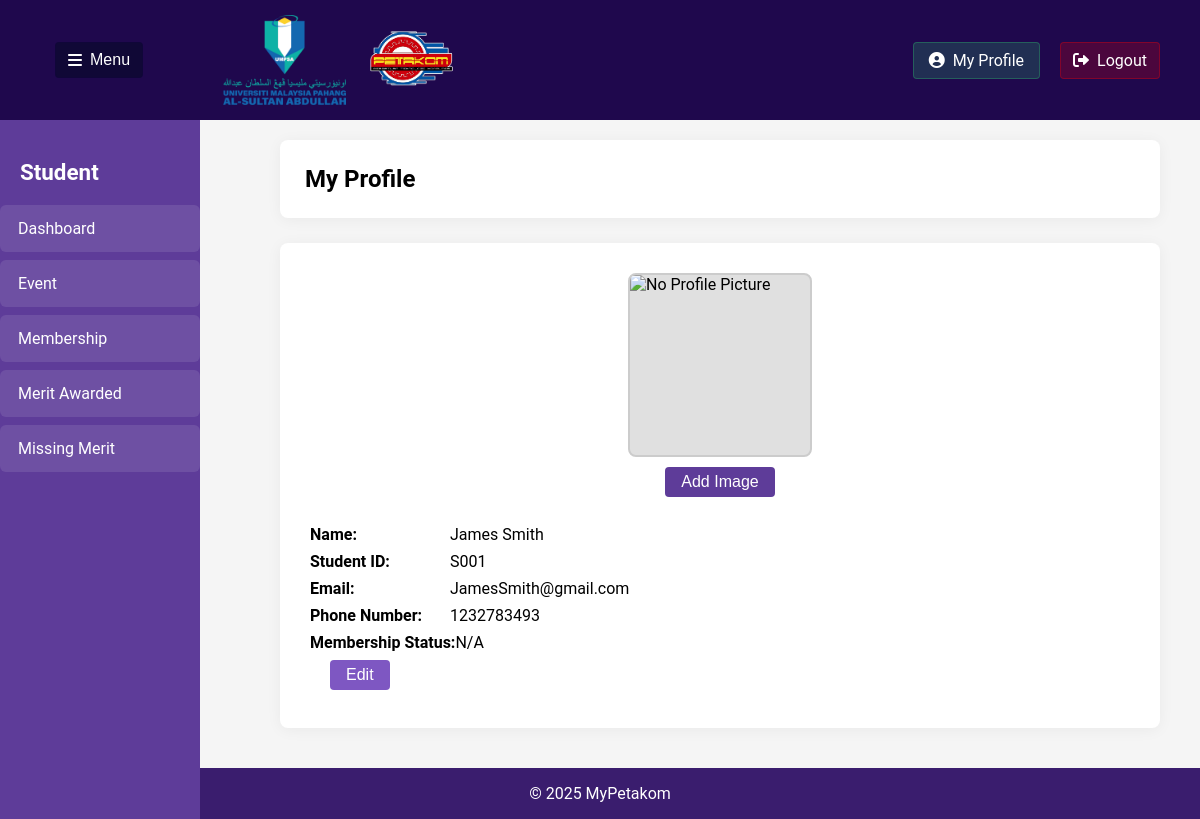
Page /StudentProfile.php (signed in) on the committed database.
### tables this page shows
CREATE TABLE `student` (
  `StudentID` varchar(10) NOT NULL,
  `StudentName` varchar(50) NOT NULL,
  `StudentContact` int(11) NOT NULL,
  `StudentEmail` varchar(100) NOT NULL,
  `StudentPic` mediumblob NOT NULL,
  `StudentPassword` varchar(255) NOT NULL
);

### StudentProfile.php (the view, shortened to what this page needs)
<?php
$conn = new mysqli("localhost", "root", "", "mypetakom");
$student_id = $_SESSION['user_id'];
$query = "SELECT * FROM student WHERE StudentID = ?";
$stmt = $conn->prepare($query);
$stmt->bind_param("s", $student_id);
$stmt->execute();
$result = $stmt->get_result();
$student = $result->fetch_assoc();
$membership_status = "N/A";
?>
<!DOCTYPE html>
<html>
<head>
    <link rel="stylesheet" href="https://cdnjs.cloudflare.com/ajax/libs/font-awesome/6.0.0/css/all.min.css">
</head>
<body>
    <header class="header">
        <div class="header-left">
            <button class="togglebutton" id="togglebutton">
                <i class="fas fa-bars"></i>Menu
            </button>
            <div class="Logo">
                <img src="image/UMPSALogo.png" alt="LogoUMP">
                <img src="image/PetakomLogo.png" alt="LogoPetakom">
            </div>
        </div>
        <div class="header-right">
            <a href="StudentProfile.php" class="profilebutton">
                <i class="fas fa-user-circle"></i> My Profile
            </a>
            <a href="logout.php" class="logoutbutton" onclick="return confirm('Are you sure you want to log out?');">
                <i class="fas fa-sign-out-alt"></i> Logout
            </a>
        </div>
    </header>
    <nav class="sidebar" id="sidebar">
        <h2 class="sidebartitle">Student</h2>
        <ul class="menuitems">
            <li><a href="StudentDashboard.php" class="menuitem"><span>Dashboard</span></a></li>
            <li><a href="StudEvent.php" class="menuitem"><span>Event</span></a></li>
            <li><a href="Membership.php" class="menuitem"><span>Membership</span></a></li>
            <li><a href="MeritAwarded.php" class="menuitem"><span>Merit Awarded</span></a></li>
            <li><a href="MissingMerit.php" class="menuitem"><span>Missing Merit</span></a></li>
        </ul>
    </nav>
    <div class="maincontent" id="maincontent">
        <div class="content">
            <h1>My Profile</h1>
        </div>
        <div class="seccontent">
            <div class="card-top">
                <?php if (!empty($student['StudentPic'])): ?>
                    <img class="thumb" src="view_student_pic.php?id=<?php echo urlencode($student['StudentID']); ?>" alt="Student Picture" />
                    <button type="button" class="edit-pic-btn" id="showEditPicFormBtn">Edit Picture</button>
                    <form method="POST" action="" enctype="multipart/form-data" id="editPicForm" class="pic-upload-form hidden">
                        <input type="file" name="student_pic" accept="image/*" required style="margin-bottom:8px;">
                        <button type="submit" name="upload_pic" class="add-pic-btn">Upload</button>
                        <div class="pic-upload-buttons">
                            <button type="button" class="cancel-btn" id="cancelEditPicBtn" style="margin-top:8px;">Cancel</button>
                            <button type="submit" name="delete_pic" class="del-pic-btn" style="margin-top:8px;" onclick="return confirm('Are you sure you want to delete your profile picture?');">Delete Picture</button>
                        </div>
                    </form>
                <?php else: ?>
                    <img class="thumb" src="image/no-profile.png" alt="No Profile Picture" />
                    <button type="button" class="add-pic-btn" id="showAddPicFormBtn">Add Image</button>
                <?php endif; ?>
            </div>
            <form id="profileForm" method="POST" action="">
                <div class="info-row">
                    <div class="info-label">Name:</div>
                    <div><?php echo htmlspecialchars($student['StudentName']); ?></div>
                </div>
                <div class="info-row">
                    <div class="info-label">Student ID:</div>
                    <div><?php echo htmlspecialchars($student['StudentID']); ?></div>
                </div>
                <div class="info-row">
                    <div class="info-label">Email:</div>
                    <div id="email-view"><?php echo htmlspecialchars($student['StudentEmail']); ?></div>
                </div>
                <div class="info-row">
                    <div class="info-label">Phone Number:</div>
                    <div id="phone-view"><?php echo htmlspecialchars($student['StudentContact']); ?></div>
                </div>
                <div class="info-row">
                    <div class="info-label">Membership Status:</div>
                    <div><?php echo htmlspecialchars($membership_status); ?></div>
                </div>
                <div class="info-row" id="edit-row">
                    <button type="button" class="edit-btn" id="editBtn">Edit</button>
                </div>
            </form>
        </div>
    </div>
    <div class="footer">
        <footer>
            <center><p>&copy; 2025 MyPetakom</p></center>
        </footer>
    </div>
</body>
</html>

### StudentProfile.php (style rules this page uses)
body { background-color: #f5f5f5; font-family: 'Roboto', sans-serif; margin: 0; padding: 0; display: flex; flex-direction: column; min-height: 100vh; }
.header { background-color:rgb(31, 8, 77); display: flex; justify-content: space-between; align-items: center; padding: 0 20px; position: fixed; width: 100%; box-sizing: border-box; height: 120px; }
.header-left { display: flex; align-items: center; gap: 20px; padding: 0 35px; }
.header-right { display: flex; align-items: center; gap: 20px; padding-right: 20px; }
.Logo { display: flex; gap: 20px; align-items: center; padding: 0 60px; }
.Logo img { height: 90px; width: auto; }
.sidebar { width: 200px; background-color: #5e3c99;; color: white; position: fixed; top: 120px; left: 0; bottom: 0; padding: 20px 0; box-sizing: border-box; transition: transform 0.3s ease; }
.sidebartitle { color: white; font-size: 1.4rem; margin-bottom: 20px; padding: 0 20px; }
.menuitems { display: flex; flex-direction: column; gap: 8px; padding: 0; margin: 0; list-style: none; }
.menuitem { background-color: rgba(255, 255, 255, 0.1); border-radius: 6px; padding: 14px 18px; color: white; cursor: pointer; transition: all 0.2s; display: flex; align-items: center; gap: 12px; }
.menuitems a { text-decoration: none; color: inherit; }
.togglebutton { background-color:rgb(16, 8, 54); color: white; border: 1px solid rgba(18, 1, 63, 0.3); padding: 8px 12px; border-radius: 4px; cursor: pointer; font-size: 1rem; display: flex; align-items: center; gap: 8px; }
.logoutbutton { background-color: rgba(255, 0, 0, 0.2); color: white; border: 1px solid rgba(255, 0, 0, 0.3); padding: 8px 12px; border-radius: 4px; cursor: pointer; font-size: 1rem; display: flex; align-items: center; gap: 8px; text-decoration: none; }
.profilebutton { background-color: rgba(46, 204, 113, 0.2); color: white; border: 1px solid rgba(46, 204, 113, 0.3); padding: 8px 15px; border-radius: 4px; cursor: pointer; font-size: 1rem; display: flex; align-items: center; gap: 8px; transition: all 0.2s; text-decoration: none; }
.maincontent { margin-left: 240px; margin-top: 100px; padding: 40px; flex: 1; box-sizing: border-box; transition: margin-left 0.3s ease; }
.content { background-color: white; padding: 25px; border-radius: 8px; margin-bottom: 25px; box-shadow: 0 2px 15px rgba(0,0,0,0.05); }
.content h1 { font-size: 1.5rem; margin: 0; color: black; font-weight: 600; }
.seccontent { background-color: white; padding: 30px; border-radius: 8px; box-shadow: 0 2px 15px rgba(0,0,0,0.05); }
.footer { background-color: #3a1d6e; color: white; }
.info-row { display: flex; margin-bottom: 8px; align-items: center; }
.info-label { min-width: 140px; font-weight: bold; }
.card-top { display: flex; flex-direction: column; align-items: center; margin-bottom: 28px; }
.thumb { width: 180px; height: 180px; object-fit: cover; border: 2px solid #ccc; border-radius: 8px; background: #e0e0e0; }
.edit-btn, .save-btn, .cancel-btn { margin-left: 20px; padding: 6px 16px; border-radius: 4px; border: none; font-size: 1rem; cursor: pointer; }
.edit-btn { background-color: #7e57c2; color: white; }
.add-pic-btn, .edit-pic-btn { margin-top: 10px; padding: 6px 16px; border-radius: 4px; border: none; font-size: 1rem; cursor: pointer; background-color: #5e3c99; color: white; }

### rows in the picture
student: StudentName "James Smith", StudentID "S001", StudentEmail "JamesSmith@gmail.com", StudentContact "1232783493"

### other values in the picture
$membership_status "N/A"
